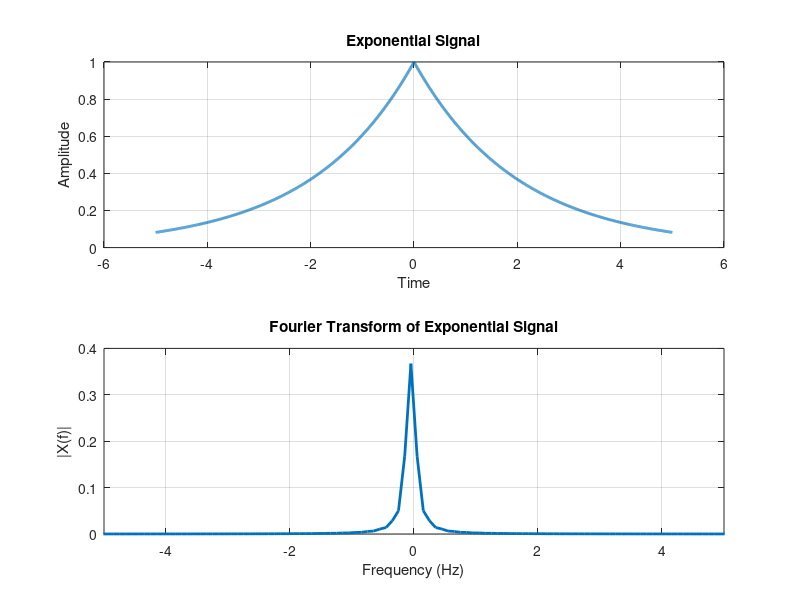

The MATLAB source for this figure:
clc;
clear;
close all;

Fs = 1000;
t = -5:1/Fs:5;

x = exp(-0.5*abs(t));

N = length(x);
X = fftshift(fft(x));
f = (-N/2:N/2-1)*(Fs/N);

subplot(2,1,1);
plot(t,x,'LineWidth',2);
grid on;
xlabel('Time');
ylabel('Amplitude');
title('Exponential Signal');

subplot(2,1,2);
plot(f,abs(X)/N,'LineWidth',2);
grid on;
xlim([-5 5]);
xlabel('Frequency (Hz)');
ylabel('|X(f)|');
title('Fourier Transform of Exponential Signal');
